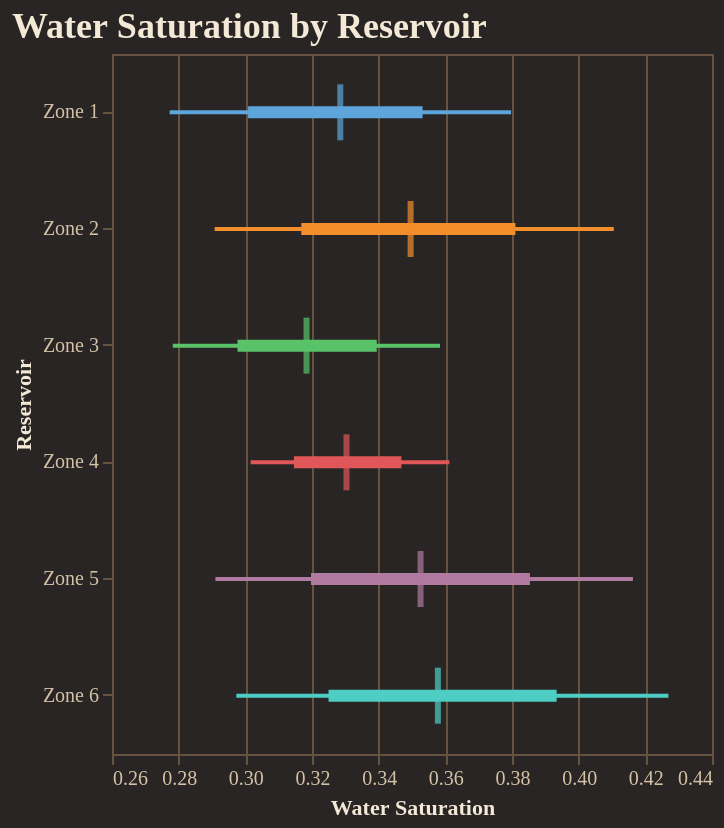

The notebook cell this image was saved under:
### Code cell
fig = reporter.plotter.forest_plot(
    "Water Saturation", 
    backend=PLOTTING_BACKEND
)
fig.show()

### Figure 1 — Vega-Lite specification as saved in the notebook (floating-point values rounded to 4 significant figures)
{"config": {"background": "#292524", "view": {"fill": "#292524", "stroke": "#665340"}, "title": {"color": "#f4e9d7", "font": "Merriweather", "fontSize": 18, "fontWeight": 600, "subtitleColor": "#d5c2a6", "anchor": "start"}, "axis": {"domainColor": "#665340", "gridColor": "#665340", "tickColor": "#665340", "labelColor": "#d5c2a6", "titleColor": "#f4e9d7", "labelFont": "Merriweather", "titleFont": "Merriweather"}, "legend": {"titleColor": "#f4e9d7", "labelColor": "#d5c2a6", "labelFont": "Merriweather", "titleFont": "Merriweather", "orient": "top-right", "symbolType": "circle"}, "header": {"labelColor": "#d5c2a6", "titleColor": "#f4e9d7", "labelFont": "Merriweather", "titleFont": "Merriweather"}, "mark": {"color": "#c78d3b"}, "line": {"color": "#c78d3b"}, "bar": {"color": "#c78d3b"}, "point": {"color": "#ddb06d"}, "area": {"color": "#c78d3b", "opacity": 0.35}, "text": {"color": "#f4e9d7", "font": "Merriweather"}, "range": {"category": ["#5DA5DA", "#F28E2B", "#59C36A", "#E15759", "#B07AA1", "#4ECDC4", "#FF9DA7", "#EDC948"]}}, "layer": [{"mark": {"type": "rule", "strokeWidth": 2}, "encoding": {"color": {"field": "group", "legend": null, "type": "nominal"}, "x": {"field": "p10", "scale": {"zero": false}, "title": "Water Saturation", "type": "quantitative"}, "x2": {"field": "p90"}, "y": {"field": "group", "sort": ["Zone 1", "Zone 2", "Zone 3", "Zone 4", "Zone 5", "Zone 6"], "title": "Reservoir", "type": "nominal"}}}, {"mark": {"type": "rule", "strokeWidth": 6}, "encoding": {"color": {"field": "group", "legend": null, "type": "nominal"}, "x": {"field": "p25", "scale": {"zero": false}, "title": "Water Saturation", "type": "quantitative"}, "x2": {"field": "p75"}, "y": {"field": "group", "sort": ["Zone 1", "Zone 2", "Zone 3", "Zone 4", "Zone 5", "Zone 6"], "title": "Reservoir", "type": "nominal"}}}, {"mark": {"type": "tick", "color": "black", "size": 28, "thickness": 3}, "encoding": {"color": {"field": "group", "legend": null, "type": "nominal"}, "tooltip": [{"field": "group", "title": "Group", "type": "nominal"}, {"field": "p10", "title": "P10", "type": "quantitative"}, {"field": "p25", "title": "P25", "type": "quantitative"}, {"field": "median", "title": "Median", "type": "quantitative"}, {"field": "p75", "title": "P75", "type": "quantitative"}, {"field": "p90", "title": "P90", "type": "quantitative"}], "x": {"field": "median", "scale": {"zero": false}, "title": "Water Saturation", "type": "quantitative"}, "y": {"field": "group", "sort": ["Zone 1", "Zone 2", "Zone 3", "Zone 4", "Zone 5", "Zone 6"], "title": "Reservoir", "type": "nominal"}}}], "data": {"name": "data-a797105472be0c3d9f507a80045f5e47"}, "height": 350, "title": "Water Saturation by Reservoir", "width": "container", "$schema": "https://vega.github.io/schema/vega-lite/v5.20.1.json", "datasets": {"data-a797105472be0c3d9f507a80045f5e47": [{"group": "Zone 1", "p10": 0.2773, "p25": 0.3008, "median": 0.3285, "p75": 0.3532, "p90": 0.3797}, {"group": "Zone 2", "p10": 0.2908, "p25": 0.3168, "median": 0.3496, "p75": 0.381, "p90": 0.4105}, {"group": "Zone 3", "p10": 0.2782, "p25": 0.2976, "median": 0.3184, "p75": 0.3394, "p90": 0.3584}, {"group": "Zone 4", "p10": 0.3016, "p25": 0.3146, "median": 0.3303, "p75": 0.3468, "p90": 0.3612}, {"group": "Zone 5", "p10": 0.291, "p25": 0.3197, "median": 0.3526, "p75": 0.3854, "p90": 0.4163}, {"group": "Zone 6", "p10": 0.2973, "p25": 0.325, "median": 0.3578, "p75": 0.3934, "p90": 0.4269}]}}
